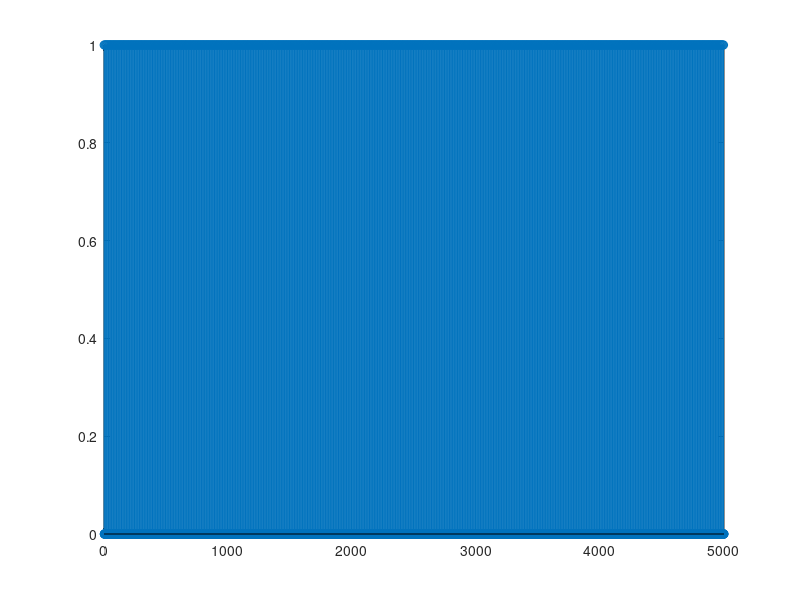

Reproduce this figure in MATLAB.
clc;
clear all;
close all;
prompt="Please give the value of T: ";
T=input(prompt);
m=[];
k=[1; zeros(T-1,1)];
for j=1:1000
    m=[m;k];
end
stem(1:1000*T,m);
zoom xon;
